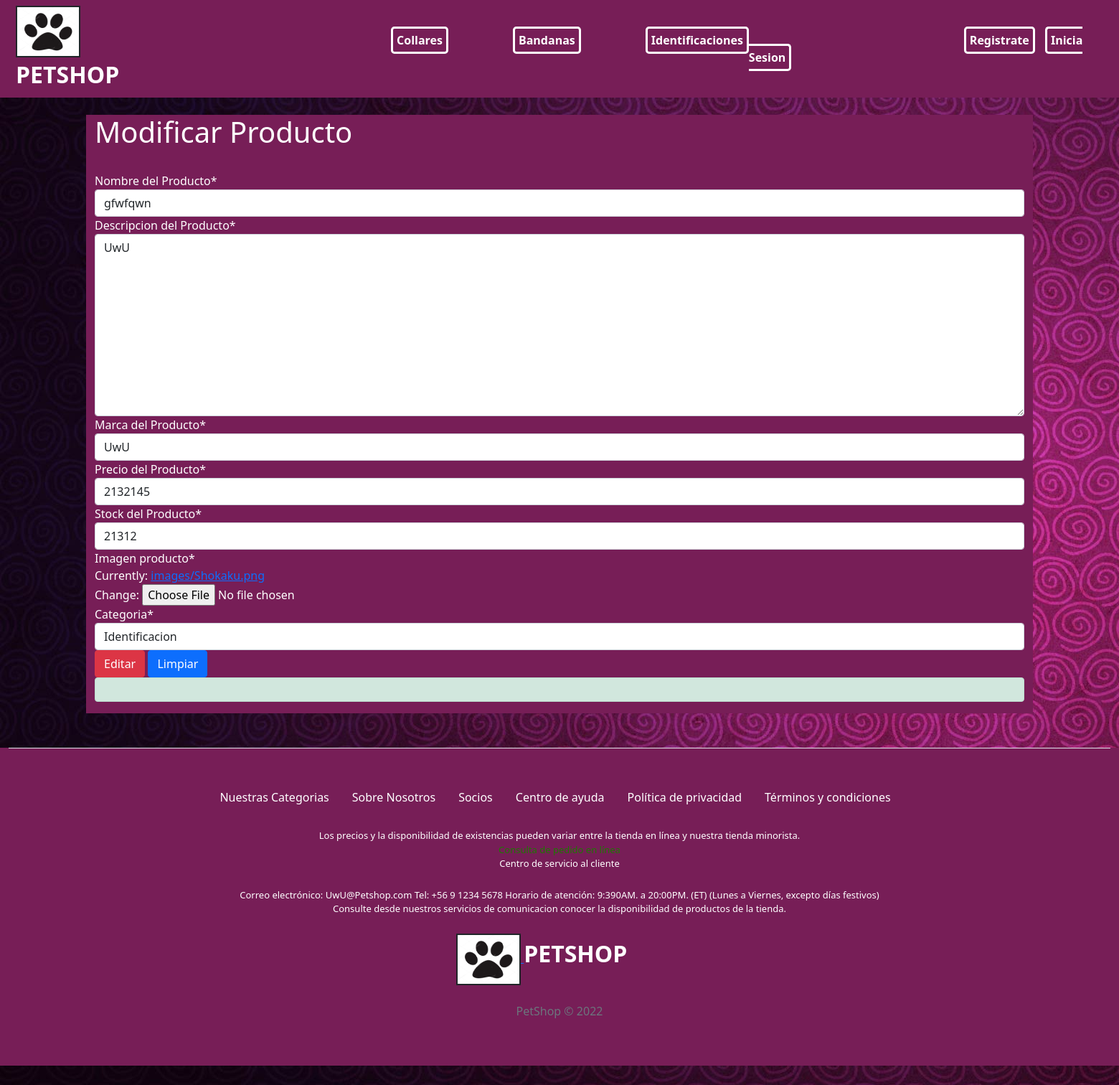
/Modificar/gfwfqwn/, run on an earlier commit of the app's database.
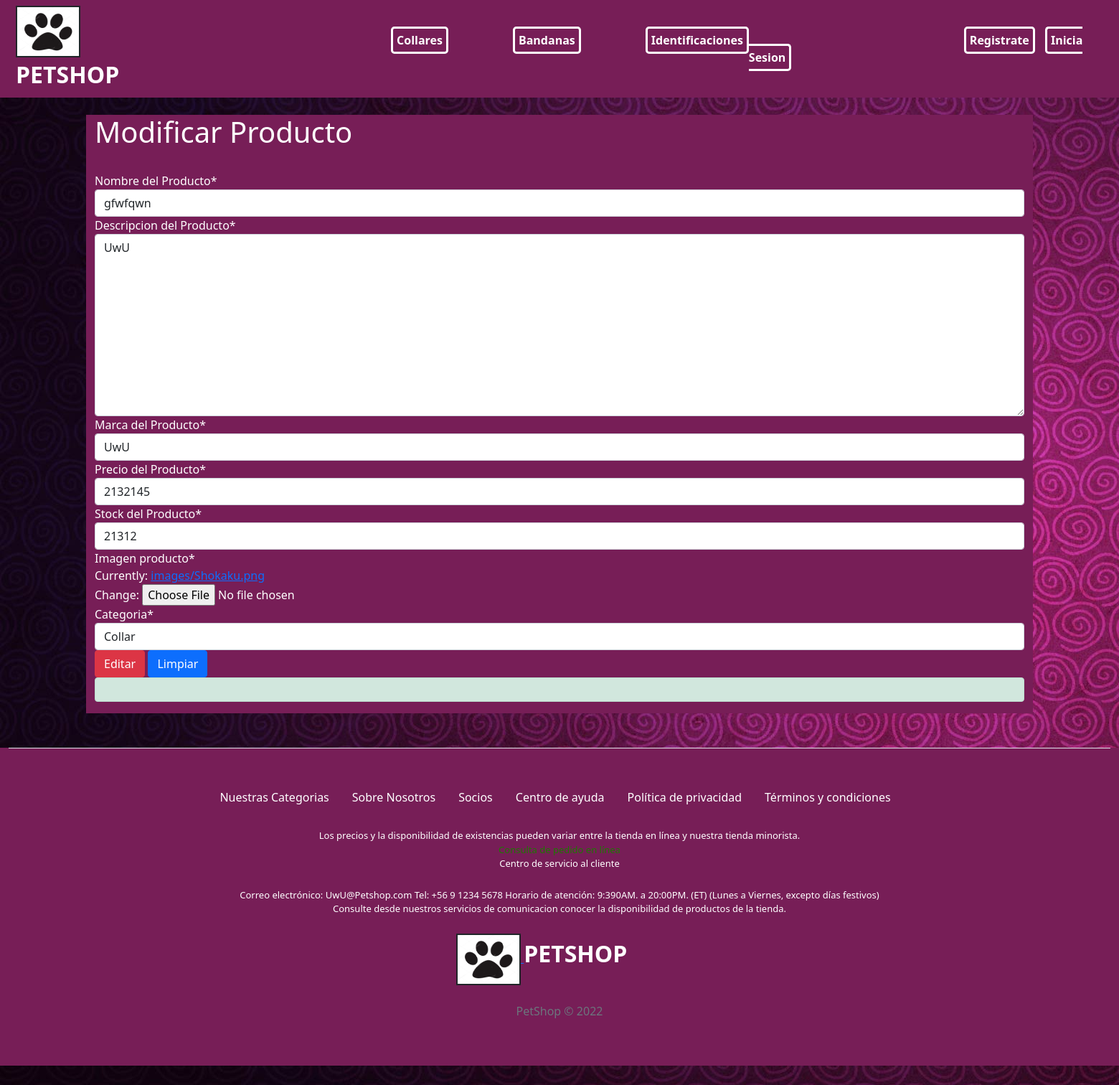
And on a later commit of the database.
### core/models.py (models this page shows, shortened)
class Producto(models.Model):
    nombre_producto=models.CharField(max_length=50, primary_key=True, verbose_name='Nombre del Producto')
    descripcion_producto=models.TextField(max_length=200, verbose_name='Descripcion del Producto')
    marca_producto=models.CharField(max_length=50, null=True ,verbose_name='Marca del Producto')
    precio_producto= models.IntegerField(verbose_name='Precio del Producto')
    stock_producto= models.IntegerField( verbose_name='Stock del Producto')
    imagen_producto=models.ImageField(upload_to='images/')
    categoria=models.ForeignKey(Categoria, on_delete=models.CASCADE)

### core/views.py (the view, shortened to what this page needs)
# urls.py: path('Modificar/<id>/',modificarproductos,name="modificarproductos"),
def modificarproductos(request, id):
    producto =get_object_or_404(Producto, nombre_producto=id)
    data ={
        'form': ProductoForm(instance=producto)
    }
    return render(request,'core/ModificarProductos.html',data)

### core/forms.py
class ProductoForm(ModelForm):
    class Meta:
            model = Producto
            fields ='__all__'

### core/models.py (called while the page is built)
    def __str__(self):
        return self.nombre_categoria

### core/templates/core/ModificarProductos.html (shortened to what this page needs)
{% extends 'core/base.html' %}
{% load static %}
  {% block contenido %}
{% load crispy_forms_tags %}
   <br>
 <div class="container" style="background-color: rgb(119,30,87); color:white;">
     <div class="row">
         <div class="col">
             <h1>Modificar Producto</h1>
    <br>
         </div>
     </div>
     <div class="row">
         <div class="col">
            <form method="post" action="" id="formulariomodificarproducto" enctype="multipart/form-data" style="background-color: rgb(119,30,87);">
        <div class="form-group" style="color: white ; ">
            {{ form | crispy }}
        </div>
        <input type="submit" class="btn btn-danger" id="Editar" value="Editar">
        <input type="reset" class="btn btn-primary" id="limpiar" value="Limpiar">
        <div class="alert alert-success" role="alert">
        </div>
</form>
         </div>
     </div>
 </div>
{% endblock %}

What changed in the data, as far as the page shows it:
changed Producto "gfwfqwn": categoria "Identificacion" → "Collar"
